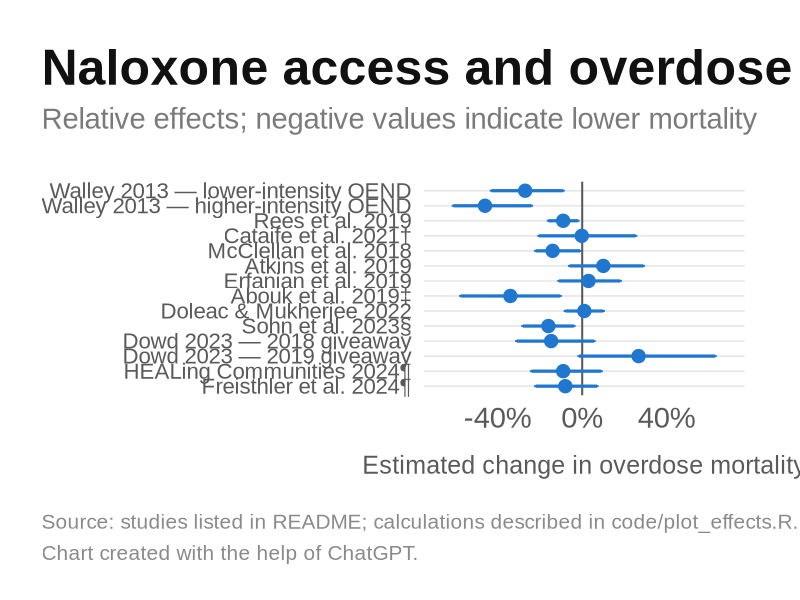
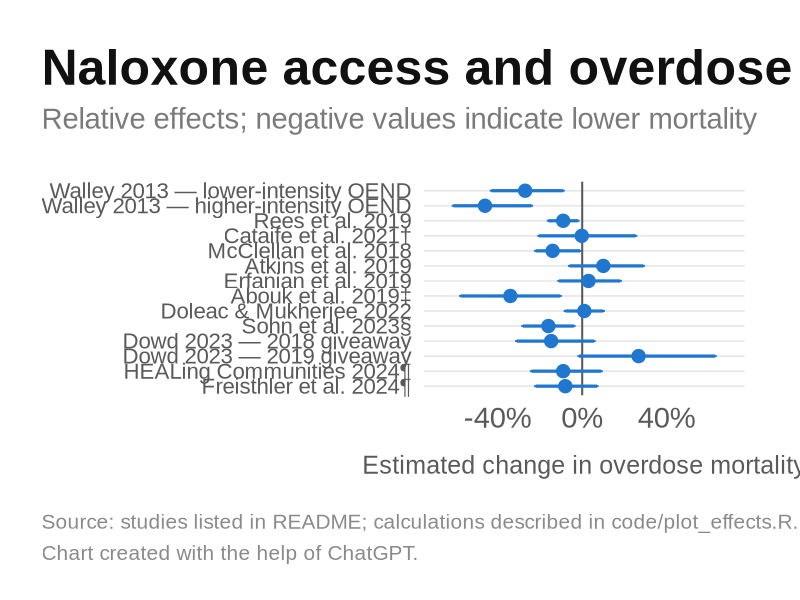
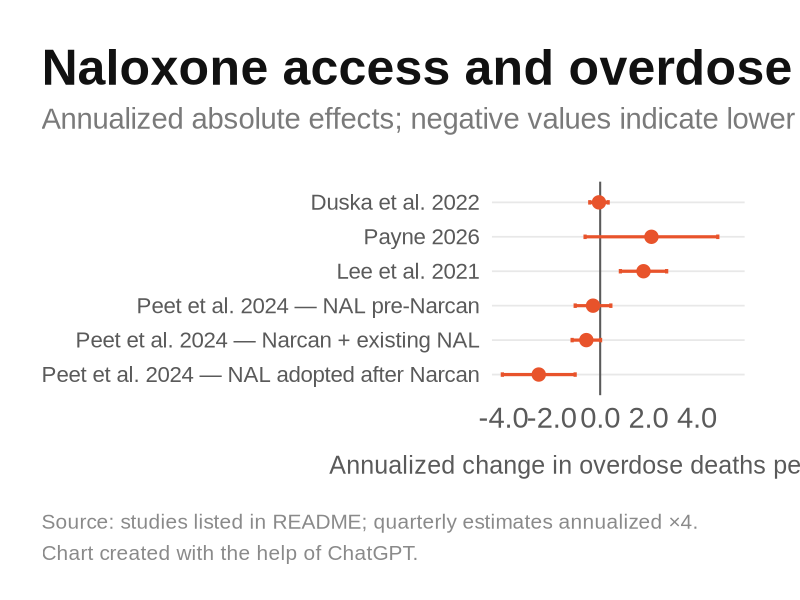
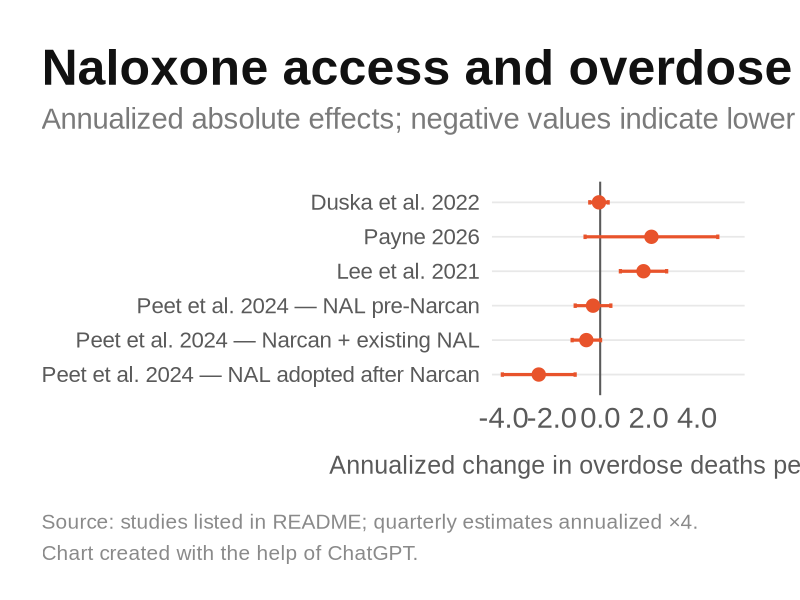

Reproduce these figures in R, in order.
library(dplyr)
library(ggplot2)
library(readr)
library(scales)

# Palette / house style
cf_ink    <- "#111111"
cf_mute   <- "#8A8A8A"
cf_grid   <- "#E8E8E8"
cf_axis   <- "#5A5A5A"
cf_sub    <- "#7A7A7A"
cf_orange <- "#E8532B"
cf_blue   <- "#1F77D0"

theme_cf <- function(title_size = 36) {
  theme_minimal(base_family = "Liberation Sans", base_size = 20) +
    theme(
      plot.background    = element_rect(fill = "white", color = NA),
      panel.background   = element_rect(fill = "white", color = NA),
      panel.grid.minor   = element_blank(),
      panel.grid.major.x = element_blank(),
      panel.grid.major.y = element_line(color = cf_grid, linewidth = 0.6),
      axis.text          = element_text(color = cf_axis, size = 21),
      axis.ticks         = element_blank(),
      plot.title         = element_text(face = "bold", size = title_size,
                                        color = cf_ink, margin = margin(b = 10)),
      plot.subtitle      = element_text(size = 21, color = cf_sub,
                                        margin = margin(b = 34)),
      plot.caption       = element_text(size = 15, color = cf_mute, hjust = 0,
                                        lineheight = 1.25, margin = margin(t = 26)),
      plot.title.position   = "plot",
      plot.caption.position = "plot",
      plot.margin        = margin(36, 40, 26, 30)
    )
}

cf_caption <- function(source) {
  paste0("Source: ", source, "\nChart created with the help of ChatGPT.")
}

cf_save <- function(p, stem) {
  ggsave(paste0(stem, ".png"), p, device = ragg::agg_png,
         width = 1600, height = 900, units = "px", dpi = 100, bg = "white")
  ggsave(paste0(stem, ".svg"), p, device = grDevices::svg,
         width = 16, height = 9, units = "in", bg = "white")
}

relative <- tibble::tribble(
  ~study, ~estimate, ~lower, ~upper,
  "Walley 2013 — lower-intensity OEND", -27.0, -43.0, -9.0,
  "Walley 2013 — higher-intensity OEND", -46.0, -61.0, -24.0,
  "Rees et al. 2019", -9.0, -16.0, -2.0,
  "Cataife et al. 2021†", -0.2, -20.5, 25.3,
  "McClellan et al. 2018", -14.0, -22.0, -1.0,
  "Atkins et al. 2019", 10.0, -6.0, 29.0,
  "Erfanian et al. 2019", 3.0, -11.0, 18.0,
  "Abouk et al. 2019‡", -34.0, -57.5, -10.4,
  "Doleac & Mukherjee 2022", 1.0, -8.0, 10.0,
  "Sohn et al. 2023§", -16.0, -28.1, -3.9,
  "Dowd 2023 — 2018 giveaway", -14.7, -31.0, 5.6,
  "Dowd 2023 — 2019 giveaway", 26.7, -1.5, 62.9,
  "HEALing Communities 2024¶", -9.0, -24.0, 9.0,
  "Freisthler et al. 2024¶", -8.0, -22.0, 7.0
)

payne_est <- 2.12
payne_se <- 1.40

absolute <- tibble::tribble(
  ~study, ~estimate, ~lower, ~upper, ~scaling,
  "Duska et al. 2022", -0.05, -0.43, 0.33, "Annual estimate",
  "Payne 2026", payne_est, payne_est - 1.96 * payne_se, payne_est + 1.96 * payne_se, "Annual estimate",
  "Lee et al. 2021", (1344.3 / 3000) * 4, (627.1 / 3000) * 4, (2061.6 / 3000) * 4, "Quarterly × 4",
  "Peet et al. 2024 — NAL pre-Narcan", -0.074 * 4, (-0.074 - 1.96 * 0.094) * 4, (-0.074 + 1.96 * 0.094) * 4, "Quarterly × 4",
  "Peet et al. 2024 — Narcan + existing NAL", -0.143 * 4, (-0.143 - 1.96 * 0.075) * 4, (-0.143 + 1.96 * 0.075) * 4, "Quarterly × 4",
  "Peet et al. 2024 — NAL adopted after Narcan", -0.635 * 4, (-0.635 - 1.96 * 0.192) * 4, (-0.635 + 1.96 * 0.192) * 4, "Quarterly × 4"
)

forest_cf <- function(dat, title, subtitle, xlab, caption, accent,
                      xlim = NULL, percent_axis = FALSE) {
  p <- dat %>%
    mutate(study = factor(study, levels = rev(study))) %>%
    ggplot(aes(x = estimate, y = study)) +
    geom_vline(xintercept = 0, color = cf_axis, linewidth = 0.7) +
    geom_errorbarh(aes(xmin = lower, xmax = upper),
                   height = 0.13, linewidth = 1.1, color = accent) +
    geom_point(size = 4.2, color = accent) +
    labs(
      title = title,
      subtitle = subtitle,
      caption = caption,
      x = xlab,
      y = NULL
    ) +
    theme_cf() +
    theme(
      axis.text.y = element_text(size = 16),
      axis.title.x = element_text(color = cf_axis, size = 18, margin = margin(t = 16))
    )

  if (percent_axis) {
    p <- p + scale_x_continuous(labels = label_number(suffix = "%"))
  } else {
    p <- p + scale_x_continuous(labels = label_number(accuracy = 0.1))
  }

  if (!is.null(xlim)) p <- p + coord_cartesian(xlim = xlim)
  p
}

p_relative <- forest_cf(
  relative,
  title = "Naloxone access and overdose mortality",
  subtitle = "Relative effects; negative values indicate lower mortality",
  xlab = "Estimated change in overdose mortality",
  caption = cf_caption("studies listed in README; calculations described in code/plot_effects.R."),
  accent = cf_blue,
  xlim = c(-68, 70),
  percent_axis = TRUE
)

p_absolute <- forest_cf(
  absolute,
  title = "Naloxone access and overdose mortality",
  subtitle = "Annualized absolute effects; negative values indicate lower mortality",
  xlab = "Annualized change in overdose deaths per 100,000",
  caption = cf_caption("studies listed in README; quarterly estimates annualized ×4."),
  accent = cf_orange,
  xlim = c(-4, 5.5),
  percent_axis = FALSE
)

dir.create("figures", showWarnings = FALSE)
dir.create("data", showWarnings = FALSE)

cf_save(p_relative, "figures/relative_effects")
cf_save(p_absolute, "figures/annualized_absolute_effects")

bind_rows(
  relative %>% mutate(panel = "Relative (%)", unit = "percent", scaling = "As reported"),
  absolute %>% mutate(panel = "Annualized absolute", unit = "deaths per 100k per year")
) %>%
  write_csv("data/effects_reproduced.csv")
